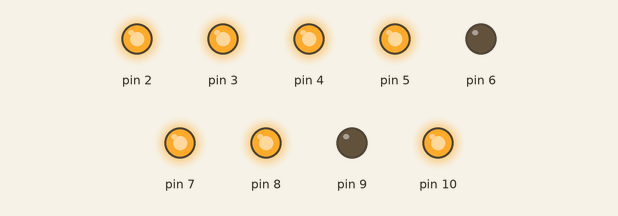
A sketch run on a simulated Arduino Uno, built with avr-gcc and run on an emulated ATmega328P. On the bench: output pins drawn as LEDs (lit = HIGH).

Above: at 0.5 s.
At 1.5 s:
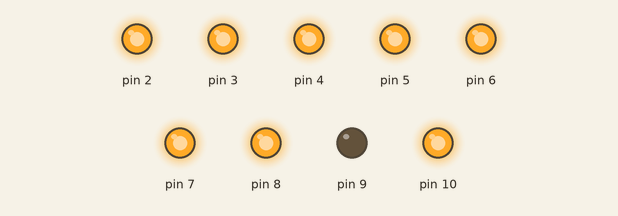
At 2.5 s:
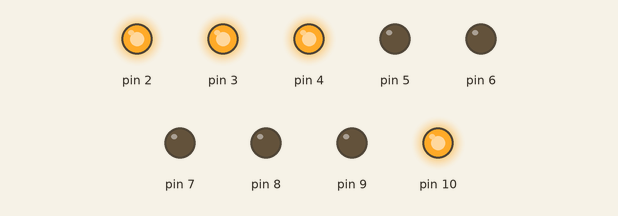
At 4.5 s:
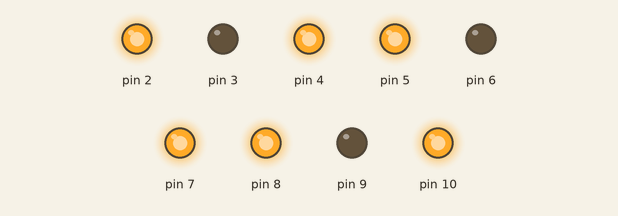
At 6.5 s:
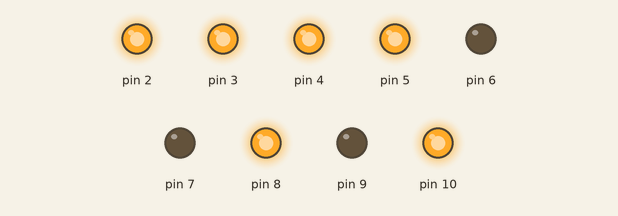
At 9.5 s:
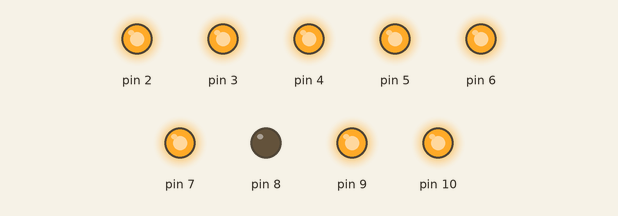
Timing chart, 0 to 11.5 s (numbered marks = the images above):
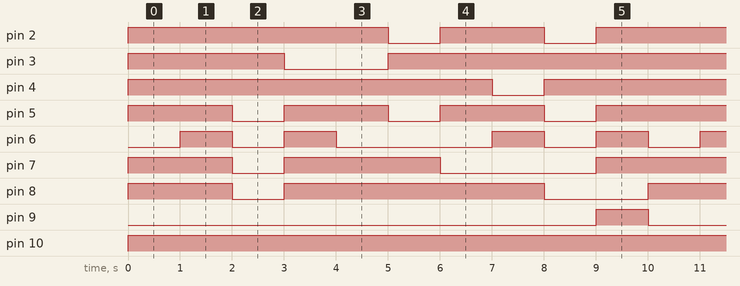

The sketch:

Parte_3_PRACTICA_4.ino
```cpp
/*
Fundacion Kinal
Centro Educativo Tecnico Laboral Kinal
Quinto Perito
Quinto Electronica
Codigo Tecnico: EBSAV
Curso: Taller de electronica digital y reparacion de computadoras I
Practica 5 parte 3
Dev: Profe. Alejandro Lopez Navas
Fecha: 17 de mayo
*/

int i = 0;

void setup() {

  pinMode(2, OUTPUT);
  pinMode(3, OUTPUT);
  pinMode(4, OUTPUT);
  pinMode(5, OUTPUT);
  pinMode(6, OUTPUT);
  pinMode(7, OUTPUT);
  pinMode(8, OUTPUT);
  pinMode(9, OUTPUT);
  pinMode(10, OUTPUT);
}

void loop() {

  for(i = 0; i < 10; i++) {
    digitalWrite(2, HIGH);
    digitalWrite(3, HIGH);
    digitalWrite(4, HIGH);
    digitalWrite(5, HIGH);
    digitalWrite(6, LOW);
    digitalWrite(7, HIGH);
    digitalWrite(8, HIGH);
    digitalWrite(9, LOW);
    digitalWrite(10, HIGH);
    delay(1000);

    digitalWrite(2, HIGH);
    digitalWrite(3, HIGH);
    digitalWrite(4, HIGH);
    digitalWrite(5, HIGH);
    digitalWrite(6, HIGH);
    digitalWrite(7, HIGH);
    digitalWrite(8, HIGH);
    digitalWrite(9, LOW);
    digitalWrite(10, HIGH);
    delay(1000);

    digitalWrite(2, HIGH);
    digitalWrite(3, HIGH);
    digitalWrite(4, HIGH);
    digitalWrite(5, LOW);
    digitalWrite(6, LOW);
    digitalWrite(7, LOW);
    digitalWrite(8, LOW);
    digitalWrite(9, LOW);
    digitalWrite(10, HIGH);
    delay(1000);

    digitalWrite(2, HIGH);
    digitalWrite(3, LOW);
    digitalWrite(4, HIGH);
    digitalWrite(5, HIGH);
    digitalWrite(6, HIGH);
    digitalWrite(7, HIGH);
    digitalWrite(8, HIGH);
    digitalWrite(9, LOW);
    digitalWrite(10, HIGH);
    delay(1000);

    digitalWrite(2, HIGH);
    digitalWrite(3, LOW);
    digitalWrite(5, HIGH);
    digitalWrite(6, LOW);
    digitalWrite(7, HIGH);
    digitalWrite(8, HIGH);
    digitalWrite(9, LOW);
    digitalWrite(10, HIGH);
    delay(1000);

    digitalWrite(2, LOW);
    digitalWrite(3, HIGH);
    digitalWrite(4, HIGH);
    digitalWrite(5, LOW);
    digitalWrite(6, LOW);
    digitalWrite(7, HIGH);
    digitalWrite(8, HIGH);
    digitalWrite(9, LOW);
    digitalWrite(10, HIGH);
    delay(1000);

    digitalWrite(2, HIGH);
    digitalWrite(3, HIGH);
    digitalWrite(4, HIGH);
    digitalWrite(5, HIGH);
    digitalWrite(6, LOW);
    digitalWrite(7, LOW);
    digitalWrite(8, HIGH);
    digitalWrite(9, LOW);
    digitalWrite(10, HIGH);
    delay(1000);

    digitalWrite(2, HIGH);
    digitalWrite(3, HIGH);
    digitalWrite(4, LOW);
    digitalWrite(5, HIGH);
    digitalWrite(6, HIGH);
    digitalWrite(7, LOW);
    digitalWrite(8, HIGH);
    digitalWrite(9, LOW);
    digitalWrite(10, HIGH);
    delay(1000);

    digitalWrite(2, LOW);
    digitalWrite(3, HIGH);
    digitalWrite(4, HIGH);
    digitalWrite(5, LOW);
    digitalWrite(6, LOW);
    digitalWrite(7, LOW);
    digitalWrite(8, LOW);
    digitalWrite(9, LOW);
    digitalWrite(10, HIGH);
    delay(1000);

    digitalWrite(2, HIGH);
    digitalWrite(3, HIGH);
    digitalWrite(4, HIGH);
    digitalWrite(5, HIGH);
    digitalWrite(6, HIGH);
    digitalWrite(7, HIGH);
    digitalWrite(8, LOW);
    digitalWrite(9, HIGH);
    digitalWrite(10, HIGH);
    delay(1000);
  }
}
```

Measured:
- by itself, pin 2: repeats every 10.0 s: LOW 1.0 s, HIGH 2.0 s, LOW 1.0 s, HIGH 6.0 s
- by itself, pin 3: repeats every 10.0 s: LOW 2.0 s, HIGH 8.0 s
- by itself, pin 4: repeats every 10.0 s: LOW 1.0 s, HIGH 9.0 s
- by itself, pin 5: repeats every 10.0 s: 2 × (LOW 1.0 s, HIGH 2.0 s), LOW 1.0 s, HIGH 3.0 s
- by itself, pin 6: repeats every 10.0 s: LOW 1.0 s, HIGH 1.0 s, LOW 3.0 s, 2 × (HIGH 1.0 s, LOW 1.0 s), HIGH 1.0 s
- by itself, pin 7: repeats every 10.0 s: LOW 1.0 s, HIGH 3.0 s, LOW 3.0 s, HIGH 3.0 s
- by itself, pin 8: repeats every 10.0 s: LOW 1.0 s, HIGH 5.0 s, LOW 2.0 s, HIGH 2.0 s
- by itself, pin 9: alternates HIGH for 1.0 s and LOW for 9.0 s
